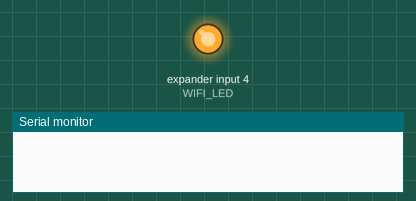
Bench run of a sketch on a simulated ESP32. On the bench: output pins drawn as LEDs (lit = HIGH), the last lines printed to the serial monitor. WiFi joins after 1.5 s; servers stay silent unless stated.

Above: at 0.1 s.
At 1.1 s:
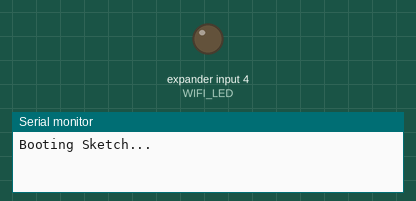
Timing chart, 0 to 2.6 s (numbered marks = the images above):
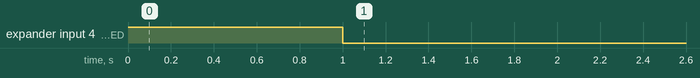

The sketch:

BLE_WiFi_mod.ino
```cpp
/*
 * HelTec Automation(TM) Wireless Bridge dedicated test code, witch includ
 * follow functions:
 *
 * - Transfer WiFi and BLE message to each other;
 *
 * Because WiFi and BLE need working at the same time, this example can only
 * run with Heltec Wireless Bridge:
 * https://heltec.org/project/wireless-bridge/
 *
 * Detail description about this demo code, please refer to this document:
 *
 *
 * by Aaron.Lee from HelTec AutoMation, ChengDu, China
 * 成都惠利特自动化科技有限公司
 * www.heltec.cn
 *
 * this project also realess in GitHub:
 * https://github.com/HelTecAutomation/Heltec_ESP32
*/

#include <WiFi.h>
#include <WiFiClient.h>
#include <WebServer.h>
#include <ESPmDNS.h>
#include <Update.h>

bool deviceConnected = false;
bool oldDeviceConnected = false;

const char* ssid = "BELL912";
const char* password = "jeanclaude2020";
String First_data = "ABCD";


// See the following for generating UUIDs:
// https://www.uuidgenerator.net/

//(CM)
#define WIFI_LED 100

WebServer server(80);
String htmlS ="<html>\
  <head>\
    <title>Wireless_Bridge</title>\
      <meta name=\"viewport\" content=\"width=device-width, initial-scale=1\">\
  </head>\
  <style type=\"text/css\">\
    .header{display: block;margin-top:10px;text-align:center;width:100%;font-size:10px}\
    .input{display: block;text-align:center;width:100%}\
    .input input{height: 20px;width: 300px;text-align:center;border-radius:15px;}\
    .input select{height: 26px;width: 305px;text-align:center;border-radius:15px;}\
    .btn,button{width: 305px;height: 40px;border-radius:20px; background-color: #000000; border:0px; color:#ffffff; margin-top:20px;}\
  </style>\
  <script type=\"text/javascript\">\
    function myrefresh()\
    {\
      window.location.reload();\
    }\
window.onload=function(){\
      setTimeout('myrefresh()',10000);\
      }   \
  </script>\
  <body>\
    <div style=\"width:100%;text-align:center;font-size:25px;font-weight:bold;margin-bottom:20px\">Wireless_Bridge</div>\
      <div style=\"width:100%;text-align:center;\">\
        <div class=\"header\"><span>(Note 1: The default refresh time of this page is 10s. If you need to modify the refresh time, you can modify it in the 'setTimeout' function.)</span></div>\
        <div class=\"header\"><span>(Note 2: The refresh time needs to be modified according to the data sending frequency.)</span></div>\
        <div class=\"header\"><span>Data: ";
  String htmlF = "</span></div>\
      </form>\
    </div>\
  </body>\
</html>";

String htmlW = "<html>\
  <head>\
    <title>Wireless_Bridge</title>\
      <meta name=\"viewport\" content=\"width=device-width, initial-scale=1\">\
  </head>\
  <style type=\"text/css\">\
    .header{display: block;margin-top:10px;text-align:center;width:100%;font-size:10px}\
    .input{display: block;text-align:center;width:100%}\
    .input input{height: 20px;width: 300px;text-align:center;border-radius:15px;}\
    .input select{height: 26px;width: 305px;text-align:center;border-radius:15px;}\
    .btn,button{width: 305px;height: 40px;border-radius:20px; background-color: #000000; border:0px; color:#ffffff; margin-top:20px;}\
  </style>\
  <script type=\"text/javascript\">\
window.onload=function(){\
      document.getElementsByName(\"server\")[0].value = \"\";\
      }   \
  </script>\
  <body>\
    <div style=\"width:100%;text-align:center;font-size:25px;font-weight:bold;margin-bottom:20px\">Wireless_Bridge</div>\
      <div style=\"width:100%;text-align:center;\">\
        <div class=\"header\"><span>(Note : The data received by Bluetooth needs to be viewed with a Bluetooth debugging tool.)</span></div>\
        <form method=\"POST\" action=\"\" onsubmit=\"\">\
          <div class=\"header\"><span>DATA</span></div>\
          <div class=\"input\"><input type=\"text\"  name=\"server\" value=\"\"></div>\
        <div class=\"header\"><input class=\"btn\" type=\"submit\" name=\"submit\" value=\"Submit\"></div>\
      </form>\
    </div>\
  </body>\
</html>";


String Page_data="";
String symbol=":";
void ROOT_HTML()
{

  Page_data =Page_data+ symbol +"<br>";
  String html = htmlS + Page_data + htmlF;
  server.send(200,"text/html",html);
}

bool WiFiDownLink = false;
uint32_t WiFidonwlinkTime;
String Write_data;
void ROOT_HTMLW()
{
  if(server.hasArg("server"))
  {
    Serial.println(server.arg("server"));
    Write_data=server.arg("server");
    WiFiDownLink = true;
    WiFidonwlinkTime = millis();
  }
    server.send(200,"text/html",htmlW);
}


void setup() {
  Serial.begin(115200);
  pinMode(WIFI_LED, OUTPUT);
  digitalWrite(WIFI_LED, HIGH);
  delay(1000);
  digitalWrite(WIFI_LED, LOW);
  Serial.println();
  Serial.println("Booting Sketch...");
  WiFi.mode(WIFI_STA);
  WiFi.begin(ssid, password);
  if (WiFi.waitForConnectResult() == WL_CONNECTED) {
    server.on("/", ROOT_HTML);
    server.on("/w", ROOT_HTMLW);
    server.begin();
    MDNS.addService("http", "tcp", 80);
    Serial.println("");
    Serial.println("WiFi connected.");
    Serial.println("View page IP address: ");
    Serial.println(WiFi.localIP());
    Serial.println("Write page IP address: ");
    Serial.print(WiFi.localIP());
    Serial.println("/w");
  } else {
    Serial.println("WiFi Failed");
  }
}

bool State = false;
void loop() {
    server.handleClient();
    if(WiFiDownLink)
    {
      WiFiDownLink = false;
      digitalWrite(WIFI_LED,HIGH);
    }
    else if(digitalRead(WIFI_LED) && (millis()-WiFidonwlinkTime)> 1000)
    {
      digitalWrite(WIFI_LED,LOW);
    }
}
```
